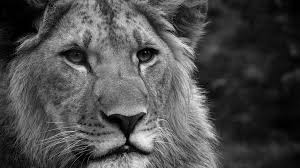
#> input picture pic/l1.jpeg, 300 x 168 px, found by its file name
$ jupyter execute part39-1.ipynb   (older library calls are emulated)
#> lines starting #> are read from the running program, lines starting #| are printed output that depends on the picture
[cell 1]
import cv2
import numpy as np
import matplotlib.pyplot as plt

[cell 2]
image=cv2.imread(r"C:\Users\Student\Desktop\pic\l1.jpeg",0)
#> image is the input picture: shape (168, 300); min 0, max 247, mean 76.4
kernel=np.array([[0,0,0],[-1/2,0,1/2],[0,0,0]])
edge=cv2.filter2D(image,-1,kernel)
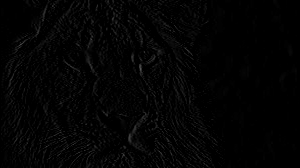
#> edge: shape (168, 300); min 0, max 84, mean 3.5
edges=cv2.filter2D(image,cv2.CV_64F,kernel)
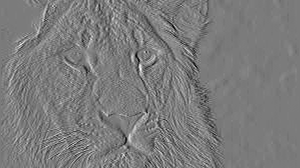
#> edges: shape (168, 300) float64; min -79, max 83.5, mean -0.1; drawn with min black and max white
plt.figure(figsize=[12,7])
plt.subplot(141);plt.imshow(image,cmap="gray");plt.title("original")
plt.subplot(142);plt.imshow(edge,cmap="gray");plt.title("Edge")
plt.subplot(143);plt.imshow(edges,cmap="gray");plt.title("Edges")
plt.show()
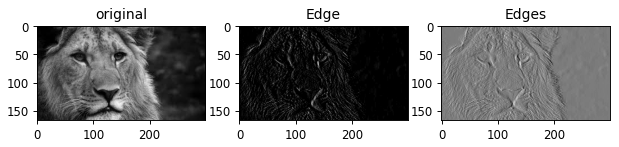
#> figure drawn by matplotlib, 3 panels

$ run again, with pic/004.jpeg copied over pic/l1.jpeg
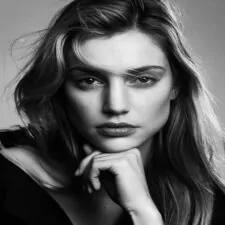
#> input picture pic/004.jpeg, 225 x 225 px, found by its file name
#> `edges=cv2.filter2D(image,cv2.CV_64F,kernel)`:
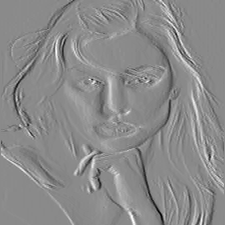
#> edges: shape (225, 225) float64; min -86.5, max 72.5, mean 0.1; drawn with min black and max white
#> `plt.show()`:
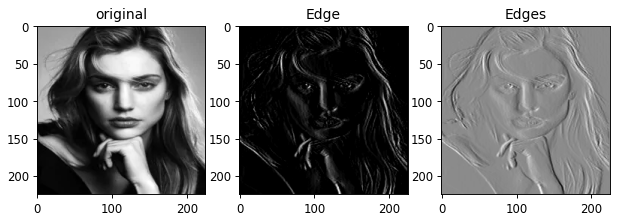
#> figure drawn by matplotlib, 3 panels
